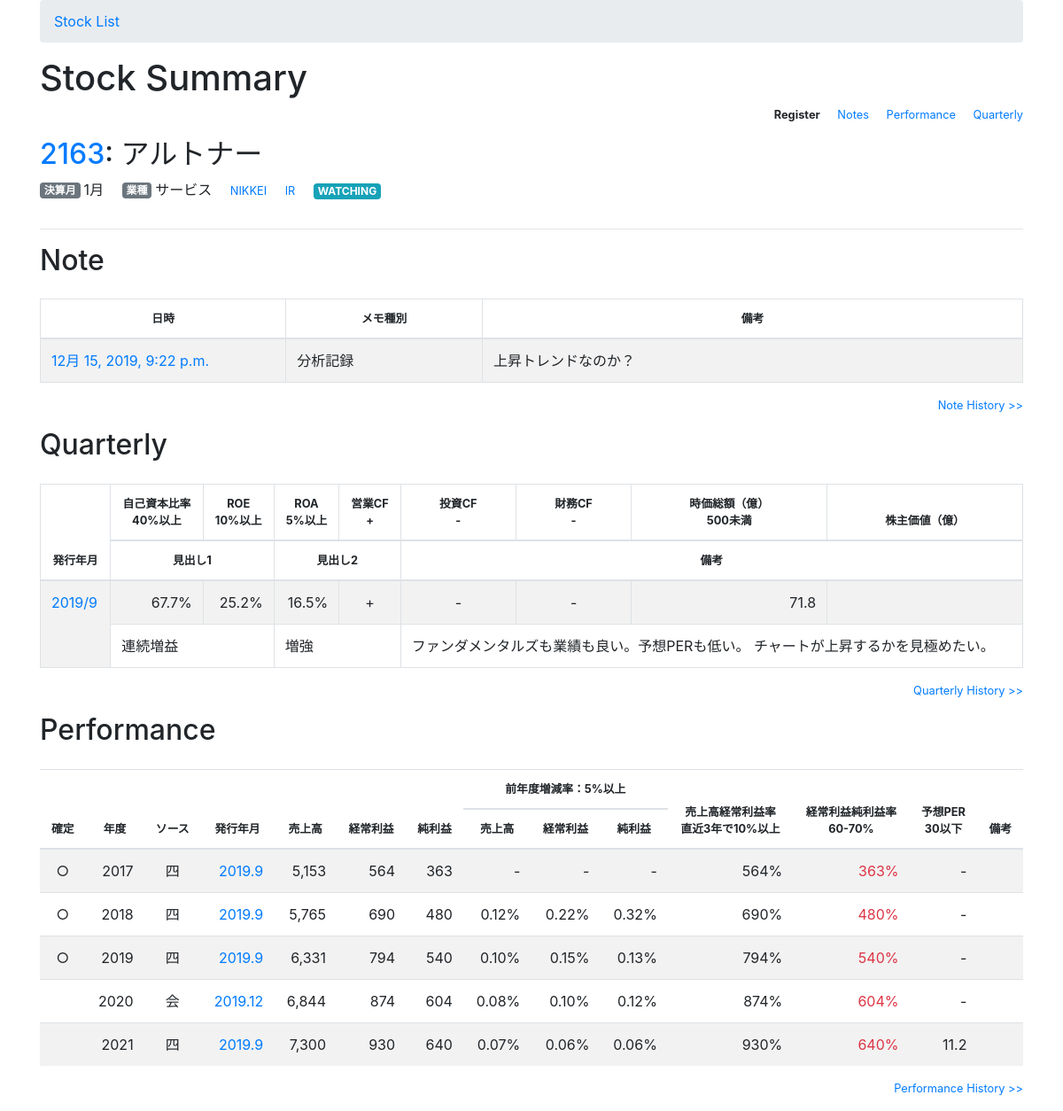
Page /2163/detail/ on the committed database.
### stock/models.py (models this page shows, shortened)
class Stock(models.Model):
    stock_code = models.IntegerField(primary_key=True, unique=True)
    stock_name = models.CharField(max_length=50)
    accounting_month = models.IntegerField()
    business_type = models.CharField(max_length=20)
    ir_url = models.URLField(blank=True, null=True)
    watch_flag = models.IntegerField(default=0)
    notes = models.TextField(blank=True, null=True)
    created_date = models.DateTimeField(default=timezone.now)
    updated_date = models.DateTimeField(blank=True, null=True)

class Note(models.Model):
    stock_code = models.ForeignKey(Stock, on_delete=models.CASCADE)
    publish_date = models.DateTimeField(default=timezone.now)
    type = models.IntegerField(default=0)
    summary = models.CharField(max_length=255, blank=True, null=True)
    notes = models.TextField(blank=True, null=True)
    stock_price = models.IntegerField(blank=True, null=True)
    latest_high_price = models.IntegerField(blank=True, null=True)
    latest_low_price = models.IntegerField(blank=True, null=True)
    high_limit = models.CharField(max_length=255, blank=True, null=True)
    low_limit = models.CharField(max_length=255, blank=True, null=True)
    buy_price = models.IntegerField(blank=True, null=True)
    profit_price = models.IntegerField(blank=True, null=True)
    loss_cut_price = models.IntegerField(blank=True, null=True)
    rr_rate = models.CharField(max_length=255, blank=True, null=True)
    created_date = models.DateTimeField(default=timezone.now)
    updated_date = models.DateTimeField(blank=True, null=True)

class Shikiho(models.Model):
    class Meta:
        unique_together = ('stock_code', 'pub_year', 'pub_month')
    stock_code = models.ForeignKey(Stock, on_delete=models.CASCADE)
    pub_year = models.IntegerField()
    pub_month = models.IntegerField()
    market_capitalization = models.FloatField()
    capital_ratio = models.FloatField()
    roe = models.FloatField()
    roa = models.FloatField()
    operating_cf = models.BooleanField()
    investing_cf = models.BooleanField()
    financing_cf = models.BooleanField()
    headline_1 = models.CharField(blank=True, null=True, max_length=200)
    headline_2 = models.CharField(blank=True, null=True, max_length=200)
    notes = models.TextField(blank=True, null=True)
    created_date = models.DateTimeField(default=timezone.now)
    updated_date = models.DateTimeField(blank=True, null=True)

class Performance(models.Model):
    class Meta:
        unique_together = ('stock_code', 'source', 'pub_year', 'pub_month', 'target_period')
    stock_code = models.ForeignKey(Stock, on_delete=models.CASCADE)
    source = models.IntegerField()
    pub_year = models.IntegerField()
    pub_month = models.IntegerField()
    target_period = models.IntegerField()
    is_established = models.BooleanField()
    sales_amount = models.IntegerField()
    operating_income = models.IntegerField()
    ordinary_income = models.IntegerField()
    net_income = models.IntegerField()
    sales_amount_yoy = models.IntegerField(default=0, null=True)
    operating_income_yoy = models.IntegerField(default=0, null=True)
    ordinary_income_yoy = models.IntegerField(default=0, null=True)
    net_income_yoy = models.IntegerField(default=0, null=True)
    per = models.FloatField(blank=True, null=True)
    notes = models.TextField(blank=True, null=True)
    created_date = models.DateTimeField(default=timezone.now)
    updated_date = models.DateTimeField(blank=True, null=True)

### stock/views.py (the view)
# urls.py: path('<int:stock_code>/detail/', views.stock_detail, name='stock_detail'),
def stock_detail(request, stock_code):
    stock = get_object_or_404(Stock, stock_code=stock_code)
    note_latest = Note.objects.filter(stock_code=stock_code).order_by('-publish_date').first()
    shikiho_latest = Shikiho.objects.filter(stock_code=stock_code).order_by('-pub_year', '-pub_month').first()
    established = Performance.objects.filter(stock_code=stock_code, is_established=True).order_by('target_period')
    predicted = Performance.objects.filter(stock_code=stock_code).order_by('target_period', '-pub_year', '-pub_month', '-source')
    if( established.count() > 0 ):
        latest_target_period = established.last().target_period
        predicted = predicted.filter(target_period__gt=latest_target_period)
    performances_all = established | predicted
    performance_latest = calc_and_set_performance(performances_all)
    if( len(performance_latest) == 0 ):
        performance_latest = None
    return render(request, 'stock/stock_detail.html', {'title': 'Stock Summary', 'stock_code': stock_code, 'stock': stock, 'note_latest': note_latest, 'shikiho_latest': shikiho_latest, 'performance_latest': performance_latest })

### stock/templates/stock/stock_detail.html
{% extends 'stock/base.html' %}
{% load django_template_maths %}
{% load humanize %}
{% block content %}
<article>
  <section>
    <h1>{{title}}</h1>
    <div class="text-right small">
      <p class="d-inline-block"><strong>Register</strong></p>
      <p class="d-inline-block ml-3"><a href="{% url 'note_new' stock_code=stock.stock_code %}">Notes</a></p>
      <p class="d-inline-block ml-3"><a href="{% url 'performance_new' stock_code=stock.stock_code %}">Performance</a></p>
      <p class="d-inline-block ml-3"><a href="{% url 'shikiho_new' stock_code=stock.stock_code %}">Quarterly</a></p>
    </div>
    {% include 'stock/inc/stock_header.html' %}
  </section>
    <section>
    <h2>Note</h2>
    <div class="mt-4 table-responsive-md">
    {% if note_latest is Null %}
      <p>Nothing is registered.</p>
    {% else %}
      <table class="table table-striped table-bordered">
        <thead class="small text-center">
          <tr>
            <th width="25%" scope="col">日時</th>
            <th width="20%" scope="col">メモ種別</th>
            <th width="55%" scope="col">備考	</th>
          </tr>
        </thead>
        <tbody>
          <tr>
            <td><a href="{% url 'note_info' stock_code=stock.stock_code id=note_latest.id %}">{{ note_latest.publish_date}}</a></td>
            <td>
              {% if note_latest.type == 1 %}売買記録
              {% elif note_latest.type == 2 %}分析記録
              {% else %}メモ
              {% endif %}
            </td>
            <td>{{ note_latest.notes }}</td>
          </tr>
        </tbody>
      </table>
      <p class="text-right small"><a href="{% url 'note_all' stock_code=stock.stock_code %}">Note History >></a></p>
    {% endif %}
    </div>
    <h2>Quarterly</h2>
    <div class="mt-4 table-responsive-md">
    {% if shikiho_latest is Null %}
      <p>Nothing is registered.</p>
    {% else %}
      <table class="table table-striped table-bordered">
        <thead class="small text-center">
          <tr>
            <th scope="col" rowspan="2">発行年月</th>
            <th scope="col">自己資本比率<br>40%以上</th>
            <th scope="col">ROE<br>10%以上</th>
            <th scope="col">ROA<br>5%以上</th>
            <th scope="col">営業CF<br>+</th>
            <th scope="col">投資CF<br>-</th>
            <th scope="col">財務CF<br>-</th>
            <th scope="col">時価総額（億）<br>500未満</th>
            <th scope="col">株主価値（億）</th>
          </tr>
          <tr>
            <th scope="col" colspan="2">見出し1</th>
            <th scope="col" colspan="2">見出し2</th>
            <th scope="col" colspan="4">備考	</th>
          </tr>
        </thead>
        <tbody>
          <tr>
            <td rowspan="2"><a href="{% url 'shikiho_info' stock_code=stock_code pub_year=shikiho_latest.pub_year pub_month=shikiho_latest.pub_month  %}">{{ shikiho_latest.pub_year }}/{{ shikiho_latest.pub_month }}</a></td>
            <td class="text-right">
              <span{% if shikiho_latest.capital_ratio < 40 %} class="text-danger"{% endif %}>{{ shikiho_latest.capital_ratio }}%</span>
            </td>
            <td class="text-right">
              <span{% if shikiho_latest.roe < 10 %} class="text-danger"{% endif %}>{{ shikiho_latest.roe }}%</span>
            </td>
            <td class="text-right">
              <span{% if shikiho_latest.roa < 5 %} class="text-danger"{% endif %}>{{ shikiho_latest.roa }}%</span>
            </td>
            <td class="text-center">
              <span{% if shikiho_latest.operating_cf == False %} class="text-danger"{% endif %}>{{ shikiho_latest.operating_cf|yesno:"+,-," }}</span>
            </td>
            <td class="text-center">
              <span{% if shikiho_latest.investing_cf == True %} class="text-danger"{% endif %}>{{ shikiho_latest.investing_cf|yesno:"+,-," }}</span>
            </td>
            <td class="text-center">
              <span{% if shikiho_latest.financing_cf == True %} class="text-danger"{% endif %}>{{ shikiho_latest.financing_cf|yesno:"+,-," }}</span>
            </td>
            <td class="text-right">
              <span{% if shikiho_latest.market_capitalization > 500  %} class="text-danger"{% endif %}>{{ shikiho_latest.market_capitalization|intcomma }}</span>
            </td>
            <td class="text-right"></td>
          </tr>
          <tr>
            <td colspan="2">{{ shikiho_latest.headline_1|default:"" }}</td>
            <td colspan="2">{{ shikiho_latest.headline_2|default:"" }}</td>
            <td colspan="4">{{ shikiho_latest.notes }}</td>
          </tr>
        </tbody>
      </table>
      <p class="text-right small"><a href="{% url 'shikiho_all' stock_code=stock.stock_code %}">Quarterly History >></a></p>
    {% endif %}
    </div>
    <h2>Performance</h2>
    <div class="mt-4 table-responsive-md">
    {% if performance_latest is Null %}
      <p>Nothing is registered.</p>
    {% else %}
      <table class="table table-striped">
        <thead class="small text-center">
          <tr>
            <th scope="col" rowspan="2">確定</th>
            <th scope="col" rowspan="2">年度</th>
            <th scope="col" rowspan="2">ソース</th>
            <th scope="col" rowspan="2">発行年月</th>
            <th scope="col" rowspan="2">売上高</th>
            <th scope="col" rowspan="2">経常利益</th>
            <th scope="col" rowspan="2">純利益</th>
            <th scope="col" colspan="3">前年度増減率：5%以上</th>
            <th scope="col" rowspan="2">売上高経常利益率<br>直近3年で10%以上</th>
            <th scope="col" rowspan="2">経常利益純利益率<br>60-70%</th>
            <th scope="col" rowspan="2">予想PER<br>30以下</th>
            <th scope="col" rowspan="2">備考</th>
          </tr>
          <tr>
            <th scope="col">売上高</th>
            <th scope="col">経常利益</th>
            <th scope="col">純利益</th>
          </tr>
        </thead>
        <tbody class="text-right">
        {% for performance in performance_latest %}
          <tr>
            <td class="text-center">{{ performance.is_established|yesno:'○,,' }}</td>
            <td>{{ performance.target_period }}</td>
            <td class="text-center">
              {% if performance.source == 1 %}四
              {% elif performance.source == 2 %}会
              {% endif %}
            </td>
            <td>
              <a href="{% url 'performance_info' stock_code=stock_code source=performance.source pub_year=performance.pub_year pub_month=performance.pub_month target_period=performance.target_period %}">
              {{ performance.get_source_display }} {{ performance.pub_year }}.{{ performance.pub_month }}
              </a>
            </td>
            <td>
              {{ performance.sales_amount|intcomma }}
            </td>
            <td>
              {{ performance.ordinary_income|intcomma }}
            </td>
            <td>
              {{ performance.net_income|intcomma }}
            </td>
            <td>
              {% if forloop.counter0 == 0 %}-
              {% else %}
                <span{% if performance.sales_amount_yoy < 0.05 and loop.counter0 != 0 %} class="text-danger"{% endif %}> {{ performance.sales_amount_yoy|mul:100|floatformat:"-2" }}%</span>
              {% endif %}
            </td>
            <td>
              {% if forloop.counter0 == 0 %}-
              {% else %}
                <span{% if performance.ordinary_income_yoy < 0.05 %} class="text-danger"{% endif %}>{{ performance.ordinary_income_yoy|mul:100|floatformat:"-2" }}%</span>
              {% endif %}
            </td>
            <td>
              {% if forloop.counter0 == 0 %}-
              {% else %}
                <span{% if performance.net_income_yoy < 0.05 %} class="text-danger"{% endif %}>{{ performance.net_income_yoy|mul:100|floatformat:"-2" }}%</span>
              {% endif %}
            </td>
            {% with rate1=performance.ordinary_income|div:performance.sales_amount %}
            <td>
              {% if performance.ordinary_income == 0 or performance.sales_amount == 0 %}
                -
              {% else %}
               <span{% if rate1 < 0.1 %} class="text-danger"{% endif %}>{{ rate1|mul:100|floatformat:"-2" }}%</span>
              {% endif %}
            </td>
            {% endwith %}
            {% with rate2=performance.net_income|div:performance.ordinary_income %}
            <td>
              {% if performance.net_income == 0 or performance.ordinary_income == 0 %}
                -
              {% else %}
                <span{% if rate2 < 0.6 or rate2 > 0.7 %} class="text-danger"{% endif %}>{{ rate2|mul:100|floatformat:"-2" }}%</span>
              {% endif %}
            </td>
            {% endwith %}
            <td>
              <span{% if performance.per > 30 %} class="text-danger"{% endif %}>{{ performance.per|default:"-" }}</span>
            </td>
            <td>{{ performance.notes|default:"" }}</td>
          </tr>
        {% endfor %}
        </tbody>
      </table>
      <p class="text-right small"><a href="{% url 'performance_all' stock_code=stock.stock_code %}">Performance History >></a></p>
    {% endif %}
    </div>
  </section>
</article>
{% endblock %}

### stock/templates/stock/inc/stock_header.html (shortened to what this page needs)
    <div>
      <h2><a href="{% url 'stock_info' stock_code=stock.stock_code %}">{{ stock.stock_code }}</a>: {{ stock.stock_name }} </h2>
      <div>
        <p class="d-inline-block"><span class="badge badge-secondary mr-1 align-text-bottom">決算月</span>{{stock.accounting_month}}月</p>
        <p class="d-inline-block ml-3"><span class="badge badge-secondary mr-1 align-text-bottom">業種</span>{{stock.business_type}}</p>
        <p class="d-inline-block ml-3 small"><a href="https://www.nikkei.com/nkd/company/?scode={{stock.stock_code}}" target="_blank">NIKKEI</a></p>
        <p class="d-inline-block ml-3 small">
          {% if not stock.ir_url is None %}<a href="{{stock.ir_url|default:''}}" target="_blank">IR</a>{% endif %}</p>
        <p class="d-inline-block ml-3">
          {% if stock.watch_flag == 1 %}<span class="badge badge-info">WATCHING</span>
          {% elif stock.watch_flag == 2 %}<span class="badge badge-warning">CONSIDERING</span>
          {% endif %}</p>
      </div>
    </div>
    <hr>

### rows in the picture
Stock: stock_code "2163", stock_name "アルトナー", accounting_month "1", business_type "サービス"
Note: publish_date "12月 15, 2019, 9:22 p.m.", notes "上昇トレンドなのか？"
Shikiho: pub_year "2019", pub_month "9", capital_ratio "67.7", roe "25.2", roa "16.5", operating_cf "+", investing_cf "-", financing_cf "-", market_capitalization "71.8", headline_1 "連続増益", headline_2 "増強", notes "ファンダメンタルズも業績も良い。予想PERも低い。 チャートが上昇するかを見極めたい。"
Performance: is_established "○", target_period "2017", source "四", pub_year "2019", pub_month "9", sales_amount "5,153", ordinary_income "564", net_income "363", per "-"
Performance: is_established "○", target_period "2018", source "四", pub_year "2019", pub_month "9", sales_amount "5,765", ordinary_income "690", net_income "480", sales_amount_yoy|mul "0.12", ordinary_income_yoy|mul "0.22", net_income_yoy|mul "0.32", per "-"
Performance: is_established "○", target_period "2019", source "四", pub_year "2019", pub_month "9", sales_amount "6,331", ordinary_income "794", net_income "540", sales_amount_yoy|mul "0.10", ordinary_income_yoy|mul "0.15", net_income_yoy|mul "0.13", per "-"
Performance: target_period "2020", source "会", pub_year "2019", pub_month "12", sales_amount "6,844", ordinary_income "874", net_income "604", sales_amount_yoy|mul "0.08", ordinary_income_yoy|mul "0.10", net_income_yoy|mul "0.12", per "-"
Performance: target_period "2021", source "四", pub_year "2019", pub_month "9", sales_amount "7,300", ordinary_income "930", net_income "640", sales_amount_yoy|mul "0.07", ordinary_income_yoy|mul "0.06", net_income_yoy|mul "0.06", value "930", per "11.2"

### other values in the picture
{{ title }} "Stock Summary"
